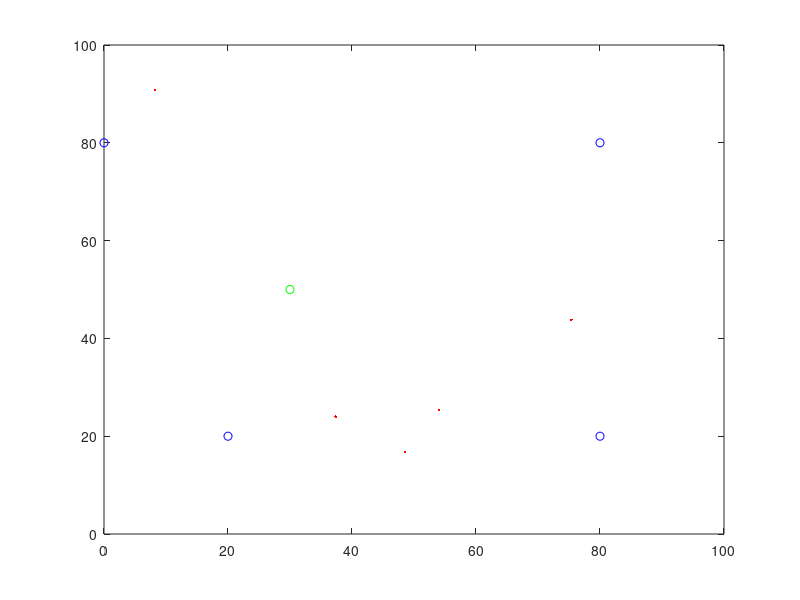

Recreate this plot in MATLAB.
clear;
close all;

%Define then World
world_size = 100.0;
landmarks  = [[20.0; 20.0], [0.0; 80.0], [80.0; 80.0], [80.0; 20.0]];

%Define robot
Z=[30;50; 0];%[world_size*rand;world_size*rand;2*pi*rand];
Zdist=[];
for j=1: size(landmarks,2)
    dx = (Z(1) - landmarks(1,j));
    dy = (Z(2) - landmarks(2,j));
    Zdist =[Zdist sqrt(dx*dx+dy*dy)];
end

%Particles
N=5;
p=[world_size*rand(1,N);world_size*rand(1,N);2*pi*rand(1,N)];

%Move particles
turn=.1;%.8;
forward=.01;
forward_noise_std=.1;
for k=1:size(p,2)
    %turn, and add randomness to the turning command
    p(3,k) = p(3,k) + turn + 2*pi*rand;%turn_noise_std*randn;
    p(3,k)= mod(p(3,k),2*pi);
    
    %move, and add randomness to the motion command
    dist = forward + forward_noise_std*randn;
    p(1,k)= p(1,k) + (cos(p(3,k)) * dist);
    p(1,k)= mod(p(1,k),world_size);
    
    p(2,k) = p(2,k) + (sin(p(3,k)) * dist);
    p(2,k)= mod(p(2,k),world_size);    
end

%Resample
%Calculates how likely a measurement should be
sense_noise=20;
w=[];
for k=1:size(p,2)
    prob = 1.0;
    for j=1:2% size(landmarks,2)
%%%Fill in code st. the prob is the likelyhood of a measurment for each particle
%%%3-4 lines of code will do the job!!!
%%%%%%%%%%%%%%%%%%%%%%%%%%%
%%%%%%%%%%%%%%%%%%%%%%%%%%%
    end
    w = [w,prob];
end
alfa=w/sum(w);

p
alfa

%Draw the world
figure(2)
plot(landmarks(1,:), landmarks(2,:), 'ob', Z(1,:),Z(2,:),'og', p(1,:),p(2,:),'.r');
axis([0 world_size 0 world_size]);